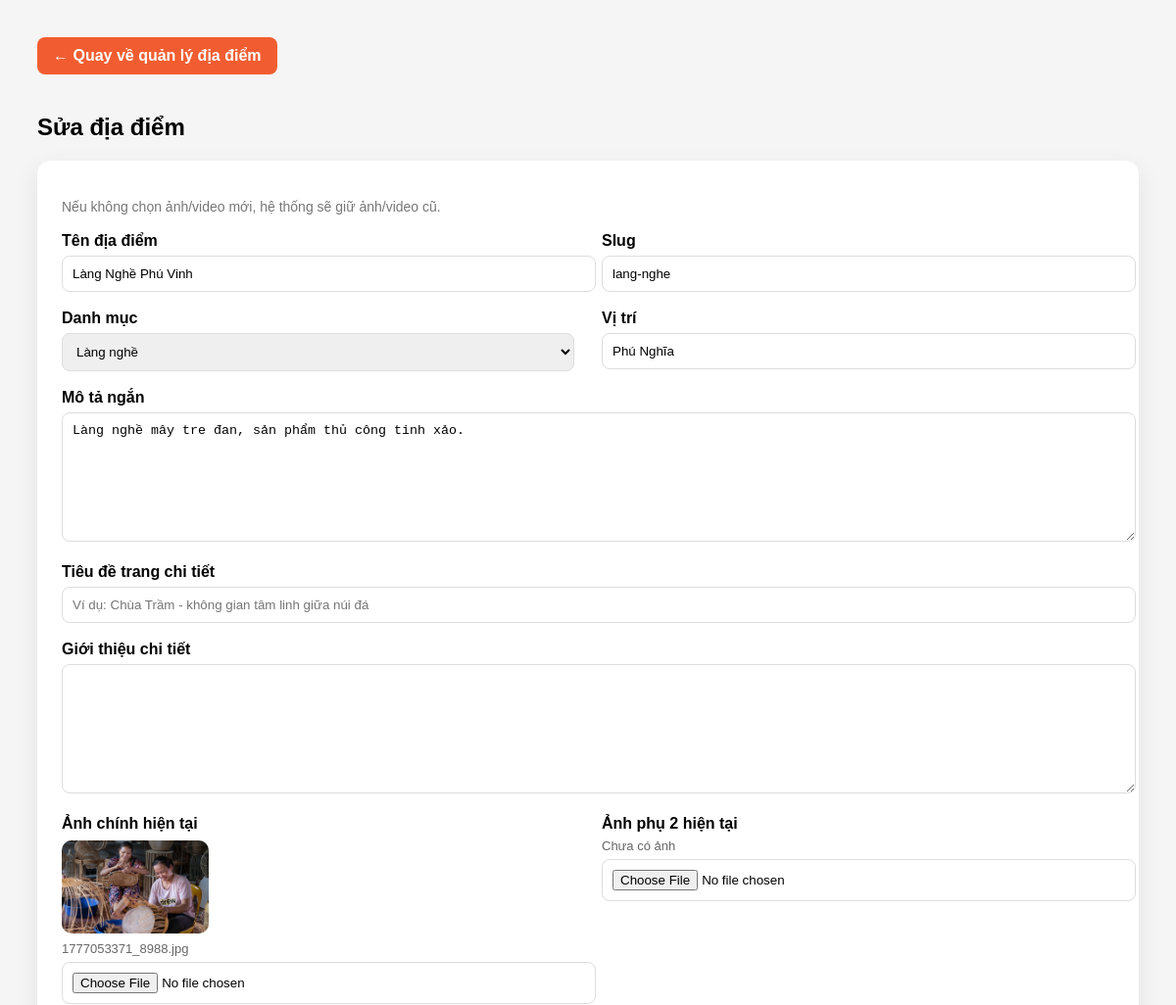
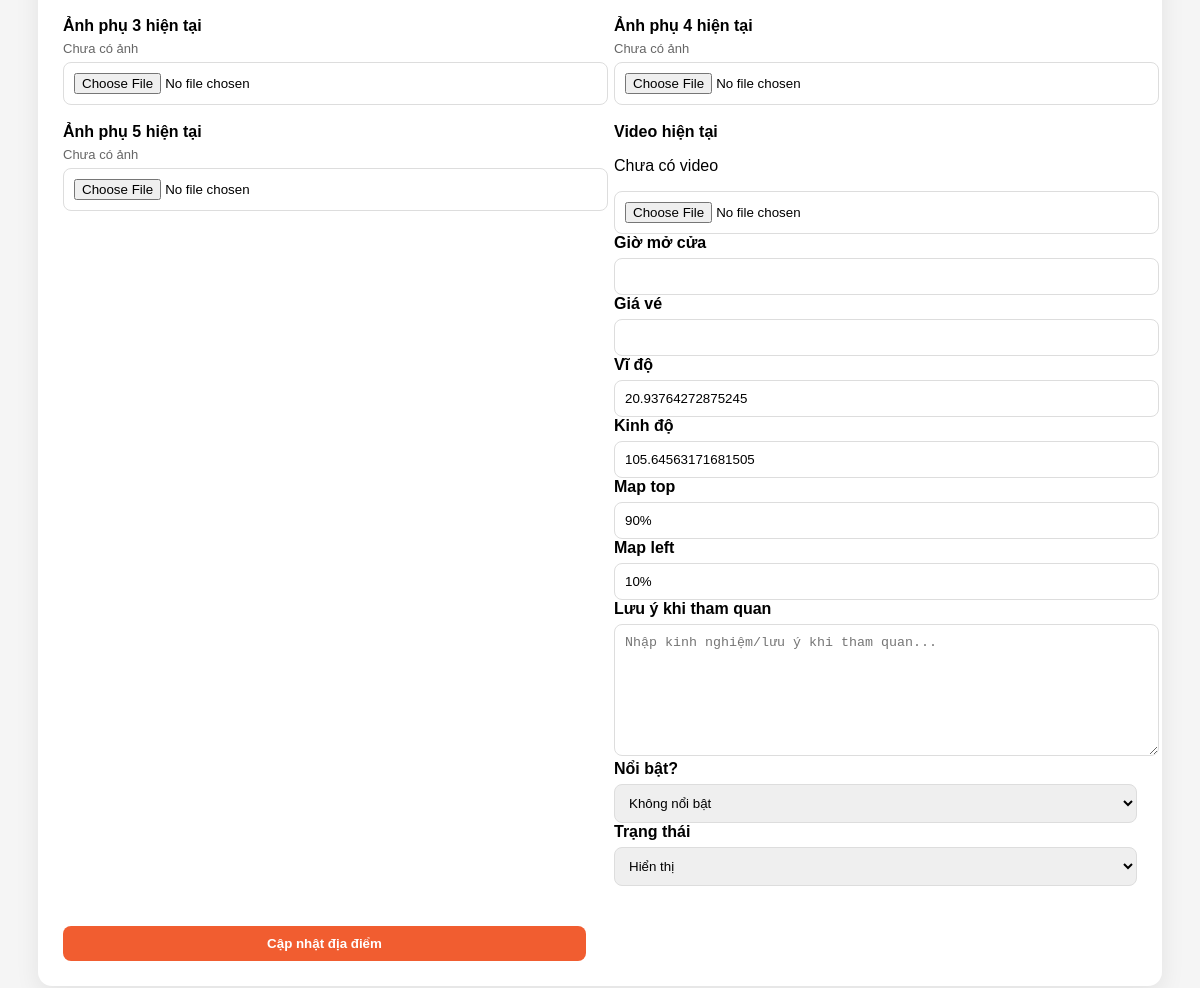
The app's page /admin/edit_location.php?id=17 (signed in) with its own data (2 pictures, top to bottom).
### tables this page shows
CREATE TABLE `locations` (
  `id` int(11) NOT NULL,
  `name` varchar(255) NOT NULL,
  `slug` varchar(255) DEFAULT NULL,
  `category` varchar(100) NOT NULL,
  `location_name` varchar(255) DEFAULT NULL,
  `short_desc` text DEFAULT NULL,
  `full_desc` longtext DEFAULT NULL,
  `image` varchar(255) DEFAULT NULL,
  `image_2` varchar(255) DEFAULT NULL,
  `image_3` varchar(255) DEFAULT NULL,
  `latitude` varchar(50) DEFAULT NULL,
  `longitude` varchar(50) DEFAULT NULL,
  `is_featured` tinyint(1) DEFAULT 0,
  `is_active` tinyint(1) DEFAULT 1,
  `sort_order` int(11) DEFAULT 0,
  `created_at` timestamp NOT NULL DEFAULT current_timestamp(),
  `image_4` varchar(255) DEFAULT NULL,
  `image_5` varchar(255) DEFAULT NULL,
  `video_url` varchar(255) DEFAULT NULL,
  `opening_hours` varchar(100) DEFAULT NULL,
  `ticket_price` varchar(100) DEFAULT NULL,
  `note` text DEFAULT NULL,
  `map_top` varchar(20) DEFAULT NULL,
  `map_left` varchar(20) DEFAULT NULL,
  `detail_title` varchar(255) DEFAULT NULL,
  `visit_tips` text DEFAULT NULL,
  `video` varchar(255) DEFAULT NULL
);

### admin/edit_location.php (the view, shortened to what this page needs)
<?php
include "../includes/db.php";
$id = isset($_GET['id']) ? (int)$_GET['id'] : 0;
$stmt = $conn->prepare("SELECT * FROM locations WHERE id = ?");
$stmt->bind_param("i", $id);
$stmt->execute();
$result = $stmt->get_result();
$row = $result->fetch_assoc();
?>
<!DOCTYPE html>
<html lang="vi">
<head>
</head>
<body>
<a href="admin_locations.php" class="back-btn">← Quay về quản lý địa điểm</a>
<h2>Sửa địa điểm</h2>
<div class="admin-box">
<form action="update_location.php" method="POST" enctype="multipart/form-data">
  <p class="note">Nếu không chọn ảnh/video mới, hệ thống sẽ giữ ảnh/video cũ.</p>
  <div class="form-grid">
    <div>
      <label>Tên địa điểm</label>
      <input type="text" name="name" value="<?php echo htmlspecialchars($row['name']); ?>" required>
    </div>
    <div>
      <label>Slug</label>
      <input type="text" name="slug" value="<?php echo htmlspecialchars($row['slug']); ?>">
    </div>
    <div>
      <label>Danh mục</label>
      <select name="category">
<option value="lang-nghe" <?php if($row['category'] == 'lang-nghe') echo 'selected'; ?>>Làng nghề</option>
      </select>
    </div>
    <div>
      <label>Vị trí</label>
      <input type="text" name="location_name" value="<?php echo htmlspecialchars($row['location_name']); ?>">
    </div>
    <div class="form-full">
      <label>Mô tả ngắn</label>
      <textarea name="short_desc"><?php echo htmlspecialchars($row['short_desc']); ?></textarea>
    </div>
    <div class="form-group form-full">
  <label>Tiêu đề trang chi tiết</label>
  <input type="text" name="detail_title"
         value="<?php echo htmlspecialchars($row['detail_title'] ?? ''); ?>"
         placeholder="Ví dụ: Chùa Trầm - không gian tâm linh giữa núi đá">
</div>
    <div class="form-full">
      <label>Giới thiệu chi tiết</label>
      <textarea name="full_desc"><?php echo htmlspecialchars($row['full_desc']); ?></textarea>
    </div>
    <div>
      <label>Ảnh chính hiện tại</label>
      <?php if (!empty($row['image'])) { ?>
        <img class="preview-img" src="../uploads/locations/<?php echo htmlspecialchars($row['image']); ?>">
        <p class="old-file"><?php echo htmlspecialchars($row['image']); ?></p>
      <?php } ?>
      <input type="file" name="image" accept="image/*">
    </div>
    <div>
      <label>Ảnh phụ 2 hiện tại</label>
      <?php if (!empty($row['image_2'])) { ?>
        <img class="preview-img" src="../uploads/locations/<?php echo htmlspecialchars($row['image_2']); ?>">
        <p class="old-file"><?php echo htmlspecialchars($row['image_2']); ?></p>
      <?php } else { echo '<p class="old-file">Chưa có ảnh</p>'; } ?>
      <input type="file" name="image_2" accept="image/*">
    </div>
    <div>
      <label>Ảnh phụ 3 hiện tại</label>
      <?php if (!empty($row['image_3'])) { ?>
        <img class="preview-img" src="../uploads/locations/<?php echo htmlspecialchars($row['image_3']); ?>">
        <p class="old-file"><?php echo htmlspecialchars($row['image_3']); ?></p>
      <?php } else { echo '<p class="old-file">Chưa có ảnh</p>'; } ?>
      <input type="file" name="image_3" accept="image/*">
    </div>
    <div>
      <label>Ảnh phụ 4 hiện tại</label>
      <?php if (!empty($row['image_4'])) { ?>
        <img class="preview-img" src="../uploads/locations/<?php echo htmlspecialchars($row['image_4']); ?>">
        <p class="old-file"><?php echo htmlspecialchars($row['image_4']); ?></p>
      <?php } else { echo '<p class="old-file">Chưa có ảnh</p>'; } ?>
      <input type="file" name="image_4" accept="image/*">
    </div>
    <div>
      <label>Ảnh phụ 5 hiện tại</label>
      <?php if (!empty($row['image_5'])) { ?>
        <img class="preview-img" src="../uploads/locations/<?php echo htmlspecialchars($row['image_5']); ?>">
        <p class="old-file"><?php echo htmlspecialchars($row['image_5']); ?></p>
      <?php } else { echo '<p class="old-file">Chưa có ảnh</p>'; } ?>
      <input type="file" name="image_5" accept="image/*">
    </div>
    <div>
<label>Video hiện tại</label>
<?php if (!empty($row['video'])) { ?>
  <video width="260" controls style="display:block; margin-bottom:10px; border-radius:10px;">
    <source src="../uploads/videos/<?php echo htmlspecialchars($row['video']); ?>" type="video/mp4">
  </video>
  <p><?php echo htmlspecialchars($row['video']); ?></p>
<?php } else { ?>
  <p>Chưa có video</p>
<?php } ?>
<input type="file" name="video_file" accept="video/mp4,video/webm">
    <div>
      <label>Giờ mở cửa</label>
      <input type="text" name="opening_hours" value="<?php echo htmlspecialchars($row['opening_hours']); ?>">
    </div>
    <div>
      <label>Giá vé</label>
      <input type="text" name="ticket_price" value="<?php echo htmlspecialchars($row['ticket_price']); ?>">
    </div>
    <div>
      <label>Vĩ độ</label>
      <input type="text" name="latitude" value="<?php echo htmlspecialchars($row['latitude']); ?>">
    </div>
    <div>
      <label>Kinh độ</label>
      <input type="text" name="longitude" value="<?php echo htmlspecialchars($row['longitude']); ?>">
    </div>
    <div>
      <label>Map top</label>
      <input type="text" name="map_top" value="<?php echo htmlspecialchars($row['map_top']); ?>" placeholder="Ví dụ: 55%">
    </div>
    <div>
      <label>Map left</label>
      <input type="text" name="map_left" value="<?php echo htmlspecialchars($row['map_left']); ?>" placeholder="Ví dụ: 40%">
    </div>
<div class="form-group form-full">
  <label>Lưu ý khi tham quan</label>
  <textarea name="visit_tips" placeholder="Nhập kinh nghiệm/lưu ý khi tham quan..."><?php echo htmlspecialchars($row['visit_tips'] ?? ''); ?></textarea>
</div>
    <div>
      <label>Nổi bật?</label>
      <select name="is_featured">
        <option value="0" <?php if($row['is_featured'] == 0) echo 'selected'; ?>>Không nổi bật</option>
      </select>
    </div>
    <div>
      <label>Trạng thái</label>
      <select name="is_active">
        <option value="1" <?php if($row['is_active'] == 1) echo 'selected'; ?>>Hiển thị</option>
      </select>
    </div>
  </div>
  <button type="submit">Cập nhật địa điểm</button>
</form>
</div>
</body>
</html>

### admin/edit_location.php (style rules this page uses)
body { font-family: Arial, sans-serif; background: #f5f5f5; padding: 30px; }
.back-btn { display: inline-block; margin-bottom: 20px; background: #f15d30; color: #fff; padding: 10px 16px; border-radius: 8px; text-decoration: none; font-weight: 600; }
.admin-box { background: #fff; padding: 25px; border-radius: 14px; box-shadow: 0 8px 24px rgba(0,0,0,0.08); }
.form-grid { display: grid; grid-template-columns: repeat(2, minmax(280px, 1fr)); gap: 18px 28px; }
.form-full { grid-column: 1 / -1; }
label { display: block; margin-bottom: 6px; font-weight: 700; }
input, select, textarea, button { width: 100%; padding: 10px; border-radius: 8px; border: 1px solid #ddd; }
textarea { min-height: 110px; }
button { margin-top: 22px; background: #f15d30; color: #fff; border: none; font-weight: bold; cursor: pointer; }
.preview-img { width: 150px; height: 95px; object-fit: cover; border-radius: 10px; display: block; margin: 8px 0; background: #eee; }
.old-file { color: #666; font-size: 13px; margin: 6px 0; }
.note { font-size: 14px; color: #777; margin-bottom: 18px; }

### records on screen
locations: name "Làng Nghề Phú Vinh", slug "lang-nghe", category "Làng nghề", location_name "Phú Nghĩa", short_desc "Làng nghề mây tre đan, sản phẩm thủ công tinh xảo.", image (picture), image "1777053371_8988.jpg", latitude "20.93764272875245", longitude "105.64563171681505", map_top "90%", map_left "10%", is_featured "Không nổi bật", is_active "Hiển thị"
